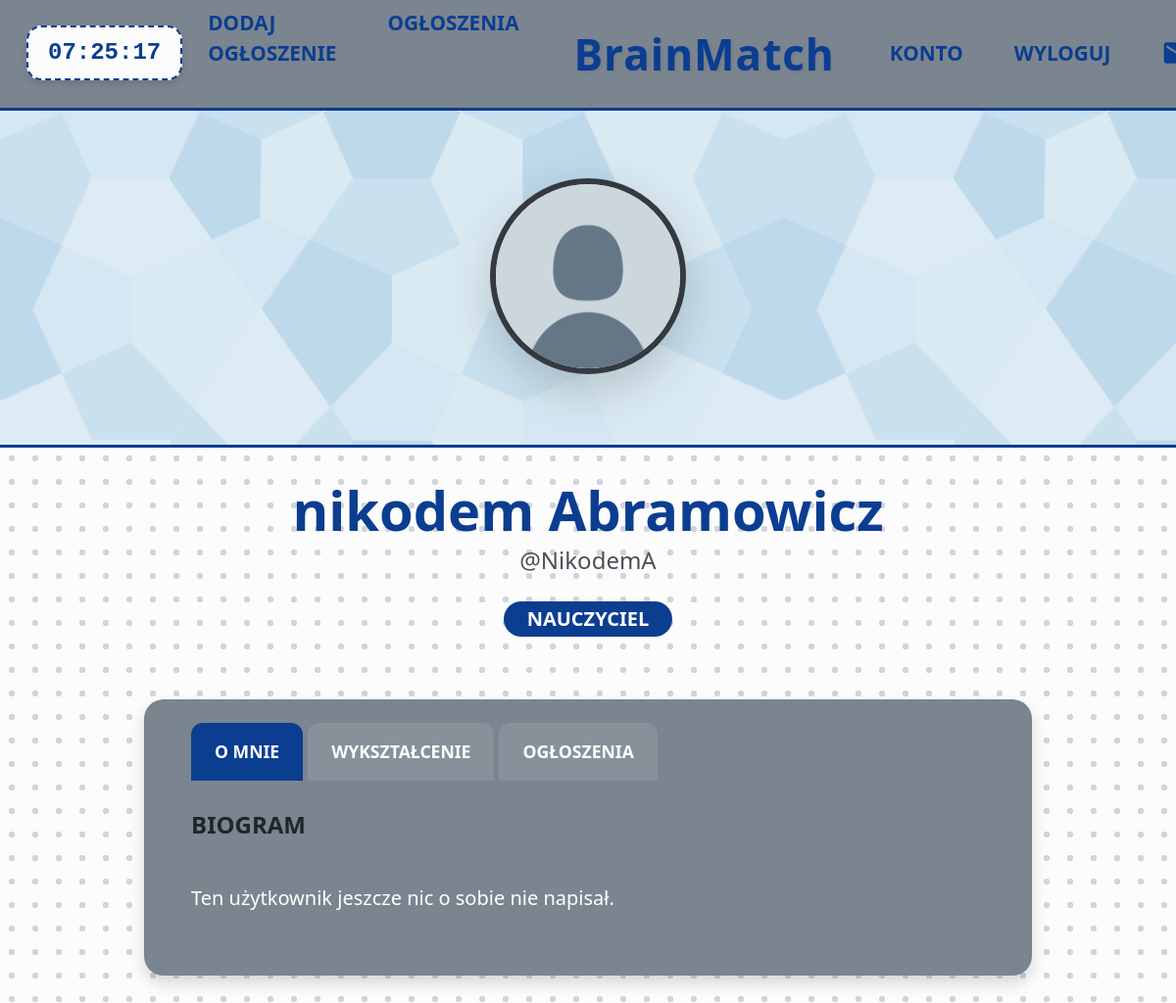
The page /profile/NikodemA (signed in) on the database its author committed.
### app/models.py (models this page shows, shortened)
class User(db.Model, UserMixin):
    id = db.Column(db.Integer, primary_key=True)
    username = db.Column(db.String(20), unique=True, nullable=False)
    email = db.Column(db.String(120), unique=True, nullable=False)
    password_hash = db.Column(db.String(128), nullable=False) #wergzueg
    role = db.Column(db.String(10), nullable=False, default='student')
    profile_pic = db.Column(db.String(20), nullable=False, default='default_profile.jpg')
    cover_pic = db.Column(db.String(20), nullable=False, default='default_cover.jpg')
    bio = db.Column(db.Text, nullable=True)
    first_name = db.Column(db.String(50), nullable=True)
    last_name = db.Column(db.String(50), nullable=True)
    education = db.Column(db.Text, nullable=True)
    ads = db.relationship('Ad', backref='author', lazy=True)
    messages_sent = db.relationship('Message', foreign_keys='Message.sender_id', backref='author', lazy='dynamic')
    messages_received = db.relationship('Message', foreign_keys='Message.recipient_id', backref='recipient', lazy='dynamic')

### app/main.py (the view)
@main.route('/profile/<string:username>')
def view_profile(username):
    user = User.query.filter_by(username=username).first_or_404()
    user_ads = Ad.query.filter_by(author=user).order_by(Ad.date_posted.desc()).all()
    return render_template('public_profile.html', user=user, ads=user_ads, title=f"Profil {user.username}")

### app/models.py (called while the page is built)
@login_manager.user_loader
def load_user(user_id):
    return User.query.get(int(user_id))

### app/templates/public_profile.html (shortened to what this page needs)
{% extends "base.html" %}
{% block fluid_content %}
    <div class="position-relative"
         style="width: 100vw; height: 350px; background: url('{{ url_for('static', filename='cover_pics/' + user.cover_pic) }}') center/cover no-repeat; margin-top: -3px; z-index: 10;">
        <div class="position-absolute bottom-0 start-0 w-100" style="height: 3px; background-color: var(--main-accent); transition: background-color 0.3s ease;"></div>
        <div class="position-absolute top-50 start-50 translate-middle">
            <img src="{{ url_for('static', filename='profile_pics/' + user.profile_pic) }}"
                 class="rounded-circle shadow-lg"
                 style="width: 200px; height: 200px; object-fit: cover; border: 6px solid #343a40;">
        </div>
    </div>
{% endblock %}
{% block content %}
<div class="container mb-5" style="margin-top: 30px;">
    <div class="text-center mb-5">
        {% if user.first_name and user.last_name %}
            <h1 class="fw-bold mb-0" style="color: var(--main-accent); font-size: 3.5rem; transition: color 0.3s ease;">{{ user.first_name }} {{ user.last_name }}</h1>
            <p class="fs-4" style="color: #495057;">@{{ user.username }}</p>
        {% else %}
            <h1 class="fw-bold mb-0" style="color: var(--main-accent); font-size: 3.5rem; transition: color 0.3s ease;">{{ user.username | upper }}</h1>
        {% endif %}
        <p class="badge fs-5 px-4 py-2 mt-2" style="border-radius: 20px; background-color: var(--main-accent) !important; color: var(--text-on-accent) !important;">
            {{ 'NAUCZYCIEL' if user.role == 'teacher' else 'UCZEŃ' }}
        </p>
    </div>
    <div class="row justify-content-center">
        <div class="col-md-10">
            <div class="card shadow border-0" style="background-color: var(--card-bg); border-radius: 20px; transition: background-color 0.3s ease;">
                <div class="card-header border-0 bg-transparent pt-4 px-5">
                    <ul class="nav nav-tabs border-0" id="publicTabs" role="tablist">
                        <li class="nav-item" role="presentation">
                            <button class="nav-link active fw-bold py-3 px-4 border-0 text-white" id="info-tab" data-bs-toggle="tab" data-bs-target="#info" type="button" role="tab"
                                style="background-color: rgba(255,255,255,0.1); border-radius: 12px 12px 0 0; font-size: 1.1rem; margin-right: 5px;">
                                O MNIE
                            </button>
                        </li>
                        <li class="nav-item" role="presentation">
                            <button class="nav-link fw-bold py-3 px-4 border-0 text-white" id="public-edu-tab" data-bs-toggle="tab" data-bs-target="#public-edu" type="button" role="tab"
                                style="background-color: rgba(255,255,255,0.1); border-radius: 12px 12px 0 0; font-size: 1.1rem; margin-right: 5px;">
                                WYKSZTAŁCENIE
                            </button>
                        </li>
                        <li class="nav-item" role="presentation">
                            <button class="nav-link fw-bold py-3 px-4 border-0 text-white" id="ads-tab" data-bs-toggle="tab" data-bs-target="#ads" type="button" role="tab"
                                style="background-color: rgba(255,255,255,0.1); border-radius: 12px 12px 0 0; font-size: 1.1rem;">
                                OGŁOSZENIA
                            </button>
                        </li>
                    </ul>
                </div>
                <div class="card-body p-5 pt-4">
                    <div class="tab-content" id="publicTabsContent">
                        <div class="tab-pane fade show active" id="info" role="tabpanel">
                            <h4 class="fw-bold accent-text mb-3">BIOGRAM</h4>
                            <p class="text-white fs-5" style="white-space: pre-line;">
                                {% if user.bio %}{{ user.bio }}{% else %}Ten użytkownik jeszcze nic o sobie nie napisał.{% endif %}
                            </p>
                        </div>
                    </div>
                </div>
            </div>
        </div>
    </div>
</div>
{% endblock %}

### app/templates/base.html (style rules this page uses)
:root { --bg-color: #fcfcfc; --dot-color: #d1d5db; --main-accent: #0b3d91; --navbar-bg: #7a858f; --card-bg: #7a858f; --text-on-accent: #ffffff; --text-main: #343a40; --logo-color: #0b3d91; --form-label: #0b3d91; }
body { background-color: var(--bg-color) !important; background-image: radial-gradient(var(--dot-color) 3px, transparent 3px) !important; background-size: 24px 24px !important; min-height: 100vh; overflow-x: hidden; padding-top: 110px; color: var(--text-main); transition: background-color 0.3s ease, color 0.3s ease; }

### app/templates/public_profile.html (style rules this page uses)
.nav-tabs .nav-link.active { background-color: var(--main-accent) !important; color: var(--text-on-accent) !important; transition: all 0.3s ease; }

### rows shown on the page
User: cover_pic (placeholder picture), profile_pic (placeholder picture), first_name "nikodem", last_name "Abramowicz", username "NikodemA", role "NAUCZYCIEL"
